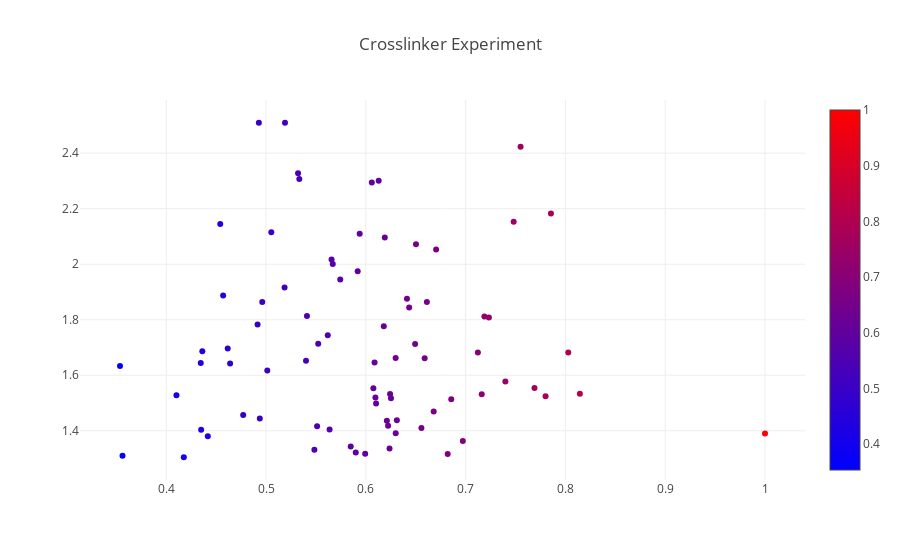

Notebook code cell kept with this figure:
### Code cell
#interactive plot

trace_1 = go.Scatter(
    x=selection.fc,
    y=selection.log10_score,
    mode='markers',
    name='MA Plot',
    text = [a + ' ' +b for a,b in zip(selection.index.values, selection.Gene_desc)],
    hoverinfo = 'text',
    marker=dict(
        #size=16,
        color = selection.fc2, #set color equal to a variable
        colorscale='Bluered',
        showscale=True
    )
)
'''
annot_1 = go.Scatter(
    x=[selection.fc.loc['Tb927.3.2610']],
    y=[selection.log10_score.loc['Tb927.3.2610']],
    mode='markers+text',
    name='Tb927.3.2610',
    text=['Bait'],
    textposition='bottom center'
)

annot_1 = go.Scatter(
    x=[selection.fc.loc['Tb927.11.11750']],
    y=[selection.log10_score.loc['Tb927.11.11750']],
    mode='markers+text',
    name='Tb927.11.11750',
    text=['membrane-bound acid phosphatase, putative'],
    textposition='bottom center'
)
'''

layout = dict(title='Crosslinker Experiment')


fig = go.Figure(data=[trace_1], 
                layout=layout)
iplot(fig, filename='test')

### Figure 1 — Plotly figure (JSON) as saved in the notebook; plotly's stock layout.template omitted (floating-point values rounded to 4 significant figures)
{"data": [{"hoverinfo": "text", "marker": {"color": [0.7551, 0.6243, 0.4346, 0.7481, 0.7801, 0.5485, 0.7855, 0.6103, 0.5899, 0.4541, 0.464, 0.619, 0.6252, 0.63, 0.5053, 0.5334, 0.6557, 0.6299, 0.519, 0.5321, 0.6704, 0.8029, 0.682, 1, 0.7188, 0.6129, 0.5186, 0.6311, 0.6238, 0.4416, 0.606, 0.4176, 0.3562, 0.6972, 0.5657, 0.6502, 0.5523, 0.5637, 0.5013, 0.6076, 0.668, 0.5669, 0.4962, 0.5938, 0.54, 0.5618, 0.4771, 0.6096, 0.4362, 0.6211, 0.5744, 0.8145, 0.6223, 0.5848, 0.659, 0.541, 0.4928, 0.6856, 0.6088, 0.435, 0.769, 0.7123, 0.457, 0.5512, 0.4937, 0.4616, 0.6612, 0.4915, 0.5919, 0.4102, 0.618, 0.7162, 0.6413, 0.5993, 0.6434, 0.3537, 0.7233, 0.7399, 0.6494], "colorscale": "Bluered", "showscale": true}, "mode": "markers", "name": "MA Plot", "text": ["Tb927.1.2390 beta tubulin", "Tb927.10.660 2-oxoisovalerate dehydrogenase alpha subunit, putative", "Tb927.7.2570 mitochondrial RNA binding protein 1", "Tb927.10.2890 enolase", "Tb927.10.2110 elongation factor 1-alpha", "Tb927.1.1000 developmentally regulated phosphoprotein", "Tb927.1.2400 alpha tubulin", "Tb927.1.3950 alanine aminotransferase", "Tb927.1.740 phosphatidylinositol-4-phosphate 5-kinase related", "Tb927.10.10390 trypanothione reductase", "Tb927.10.12700 pyruvate dehydrogenase E1 alpha subunit, putative", "Tb927.10.13360 Elongation factor Tu, mitochondrial", "Tb927.10.1340 hypothetical protein, conserved", "Tb927.10.13430 citrate synthase, putative", "Tb927.10.2560 mitochondrial malate dehydrogenase", "Tb927.10.3210 delta-1-pyrroline-5-carboxylate dehydrogenase, putative", "Tb927.10.4850 hypothetical protein, conserved", "Tb927.10.6190 aldehyde dehydrogenase, putative", "Tb927.10.6510 chaperonin HSP60, mitochondrial precursor", "Tb927.10.7410 succinyl-CoA ligase [GDP-forming] beta-chain, putative", "Tb927.10.7570 dihydrolipoamide acetyltransferase E2 subunit, putative", "Tb927.10.8940 flagellum targeting protein kharon1, putative", "Tb927.10.9440 NADH dehydrogenase", "Tb927.10.9860 Mitochondrial N(5)-glutamine methyltransferase MTQ1, putative", "Tb927.11.1020 ribokinase, putative", "Tb927.11.1070 glycosomal transporter (GAT3), putative", "Tb927.11.11680 2-oxoglutarate dehydrogenase E2 component, putative", "Tb927.11.12230 ATP-dependent protease ATPase subunit HslU2", "Tb927.11.15340 hypothetical protein, conserved", "Tb927.11.1540 isovaleryl-coA dehydrogenase, putative", "Tb927.11.16730 dihydrolipoyl dehydrogenase", "Tb927.11.1710 guide RNA-binding protein of 21 kDa", "Tb927.11.190 elongation factor, putative", "Tb927.11.2470 metallo-peptidase, Clan MF, Family M17", "Tb927.11.2690 Succinyl-CoA:3-ketoacid coenzyme A transferase, mitochondrial", "Tb927.11.3980 metallo-peptidase, Clan ME, Family M16", "Tb927.11.5050 fumarate hydratase, class I", "Tb927.11.5450 malic enzyme", "Tb927.11.6540 hypothetical protein, conserved", "Tb927.11.6980 Phosphoenolpyruvate carboxykinase, related", "Tb927.11.9590 S-adenosylhomocysteine hydrolase, putative", "Tb927.2.3800 guide RNA associated protein 1", "Tb927.2.4210 Phosphoenolpyruvate carboxykinase [ATP], glycosomal", "Tb927.3.1380 ATP synthase subunit beta, mitochondrial", "Tb927.3.1790 pyruvate dehydrogenase E1 beta subunit, putative", "Tb927.3.3900 carnitine O-palmitoyltransferase II, putative", "Tb927.3.4260 Acetyl-CoA hydrolase", "Tb927.3.4390 dihydrolipoamide dehydrogenase", "Tb927.8.7980 Pyrophosphate-energized vacuolar membrane proton pump 2, putative", "Tb927.4.4910 3,2-trans-enoyl-CoA isomerase, mitochondrial precursor, putative", "Tb927.5.1060 mitochondrial processing peptidase, beta subunit, putative", "Tb927.5.1210 short-chain dehydrogenase, putative", "Tb927.5.2930 Mitochondrial ATP synthase subunit, putative", "Tb927.5.4330 dihydrolipoamide branched chain transacylase, putative", "Tb927.6.2010 acyl-CoA synthetase, putative", "Tb927.6.2790 L-threonine 3-dehydrogenase", "Tb927.6.3800 heat shock 70 kDa protein, mitochondrial precursor, putative", "Tb927.6.3930 LSU ribosomal protein, mitochondrial, putative", "Tb927.6.4540 3-hydroxy-3-methylglutaryl-CoA reductase, putative", "Tb927.7.3810 'Cold-shock' DNA-binding domain containing protein, putative", "Tb927.7.5110 hypothetical protein, conserved", "Tb927.7.5480 dihydrofolate reductase-thymidylate synthase", "Tb927.7.7430 ATP synthase F1, alpha subunit", "Tb927.8.1990 peroxidoxin", "Tb927.8.2540 3-ketoacyl-CoA thiolase, putative", "Tb927.8.6060 glycine acetyltransferase, putative", "Tb927.8.6110 3-hydroxy-3-methylglutaryl-CoA synthase, putative", "Tb927.8.630 lipoyltransferase, putative", "Tb927.8.6580 Succinate dehydrogenase [ubiquinone] flavoprotein subunit, mitochondrial", "Tb927.8.6970 3-methylcrotonyl-CoA carboxylase alpha subunit, putative", "Tb927.8.7380 dihydrolipoamide dehydrogenase, point mutation", "Tb927.9.10310 mitochondrial carrier protein 11", "Tb927.9.12630 glycerol kinase, glycosomal", "Tb927.9.12730 chaperone protein DnaJ, putative", "Tb927.9.1380 hypothetical protein, conserved", "Tb927.9.4230 fatty acyl CoA synthetase 4", "Tb927.9.4520 Mitochondrial-processing peptidase subunit beta", "Tb927.9.5190 proliferative cell nuclear antigen (PCNA), putative", "Tb927.9.8410 chaperone protein DnaJ, putative"], "type": "scatter", "uid": "4da0c79c-f7c0-11e8-84e4-005056c00008", "x": [0.7551, 0.6243, 0.4346, 0.7481, 0.7801, 0.5485, 0.7855, 0.6102, 0.5899, 0.4541, 0.464, 0.619, 0.6252, 0.6299, 0.5053, 0.5333, 0.6557, 0.6299, 0.519, 0.5321, 0.6704, 0.8029, 0.682, 1, 0.7188, 0.6129, 0.5186, 0.6311, 0.6237, 0.4416, 0.606, 0.4176, 0.3562, 0.6972, 0.5657, 0.6502, 0.5523, 0.5637, 0.5013, 0.6076, 0.668, 0.5669, 0.4962, 0.5938, 0.54, 0.5619, 0.4771, 0.6096, 0.4362, 0.6211, 0.5744, 0.8145, 0.6223, 0.5849, 0.659, 0.541, 0.4928, 0.6856, 0.6087, 0.435, 0.769, 0.7123, 0.457, 0.5512, 0.4937, 0.4616, 0.6612, 0.4915, 0.5918, 0.4102, 0.618, 0.7162, 0.6412, 0.5993, 0.6434, 0.3537, 0.7233, 0.7398, 0.6494], "y": [2.423, 1.533, 1.644, 2.153, 1.525, 1.332, 2.183, 1.498, 1.322, 2.145, 1.643, 2.096, 1.517, 1.391, 2.115, 2.307, 1.41, 1.663, 2.51, 2.327, 2.053, 1.682, 1.317, 1.39, 1.812, 2.301, 1.916, 1.438, 1.336, 1.381, 2.294, 1.305, 1.31, 1.363, 2.017, 2.072, 1.714, 1.405, 1.617, 1.554, 1.47, 2.001, 1.864, 2.11, 1.652, 1.744, 1.457, 1.52, 1.686, 1.436, 1.945, 1.534, 1.418, 1.344, 1.662, 1.813, 2.51, 1.513, 1.646, 1.404, 1.554, 1.682, 1.887, 1.416, 1.444, 1.696, 1.864, 1.783, 1.974, 1.528, 1.776, 1.532, 1.875, 1.318, 1.844, 1.633, 1.808, 1.578, 1.713]}], "layout": {"title": "Crosslinker Experiment"}}
